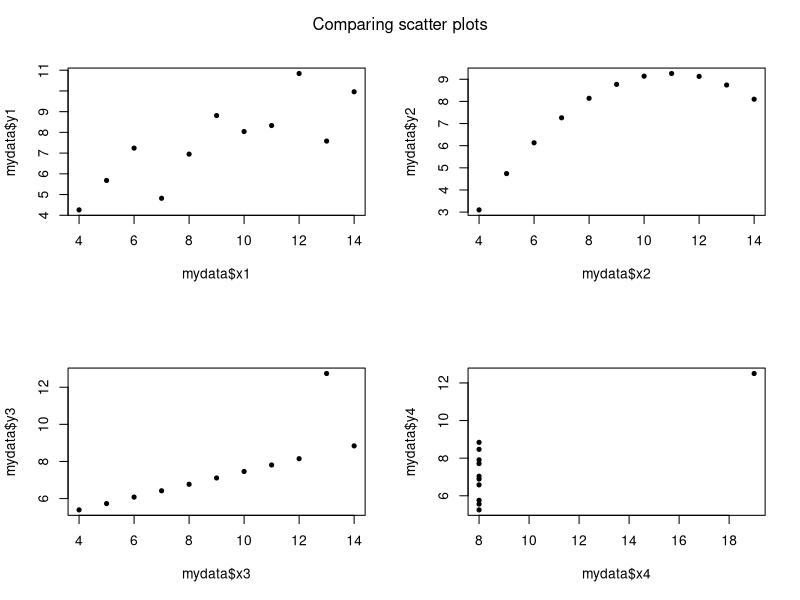
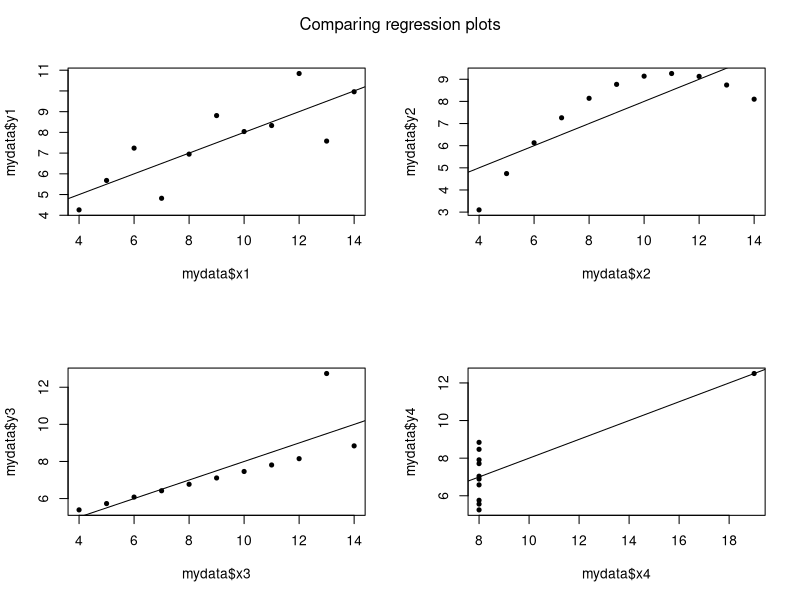
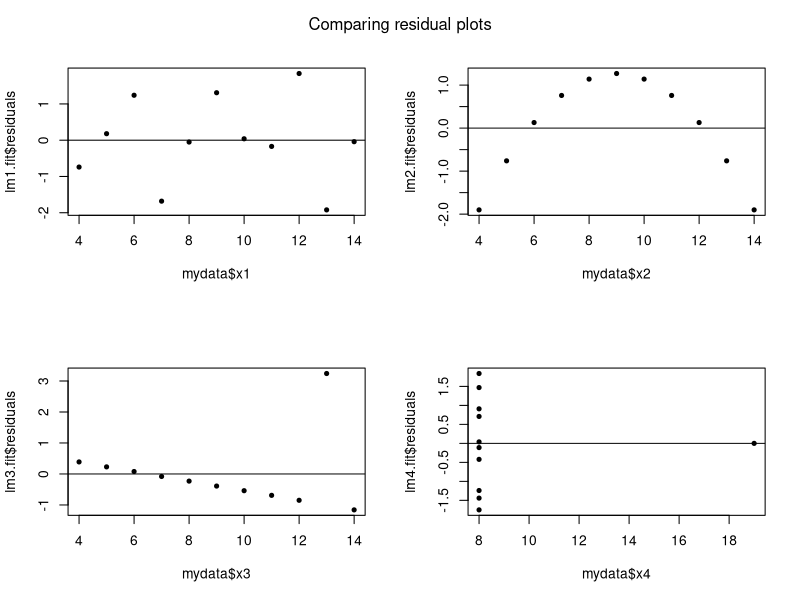

Recreate these plots in R, in order.
# Statistics 333 hw 4 - question 6 
rm(list = ls())
# The data have the interesting property that when a simple linear regression 
# model is fit each regression gives nearly identical parameter estimates
# and summary statistics, despite the fact that the data 
# themselves are quite different. 
mydata = anscombe

# fit SLR 
lm1.fit = lm(mydata$y1 ~ mydata$x1)
lm2.fit = lm(mydata$y2 ~ mydata$x2)
lm3.fit = lm(mydata$y3 ~ mydata$x3)
lm4.fit = lm(mydata$y4 ~ mydata$x4)

# some stats
# The regression funtions are highly similar!
summary(lm1.fit)
summary(lm2.fit)
summary(lm3.fit)
summary(lm4.fit)
# as well as the ANOVA results! WTF! 
anova(lm1.fit)
anova(lm2.fit)
anova(lm3.fit)
anova(lm4.fit)

# visualization: regression functions 
par(mfrow=c(2,2))
plot(mydata$y1 ~ mydata$x1, pch = 20);
plot(mydata$y2 ~ mydata$x2, pch = 20);
plot(mydata$y3 ~ mydata$x3, pch = 20);
plot(mydata$y4 ~ mydata$x4, pch = 20);
mtext('Comparing scatter plots', outer=T, line= -2)
dev.off()


par(mfrow=c(2,2))
plot(mydata$y1 ~ mydata$x1, pch = 20); abline(lm1.fit)
plot(mydata$y2 ~ mydata$x2, pch = 20); abline(lm2.fit)
plot(mydata$y3 ~ mydata$x3, pch = 20); abline(lm3.fit)
plot(mydata$y4 ~ mydata$x4, pch = 20); abline(lm4.fit)
mtext('Comparing regression plots', outer=T, line= -2)
dev.off()

# visualization: regression functions 
par(mfrow=c(2,2))
plot(lm1.fit$residuals ~ mydata$x1, pch = 20); abline(mean(lm1.fit$residuals), 0 )
plot(lm2.fit$residuals ~ mydata$x2, pch = 20); abline(mean(lm2.fit$residuals), 0 )
plot(lm3.fit$residuals ~ mydata$x3, pch = 20); abline(mean(lm3.fit$residuals), 0 )
plot(lm4.fit$residuals ~ mydata$x4, pch = 20); abline(mean(lm4.fit$residuals), 0 )
mtext('Comparing residual plots', outer=T, line= -2)





